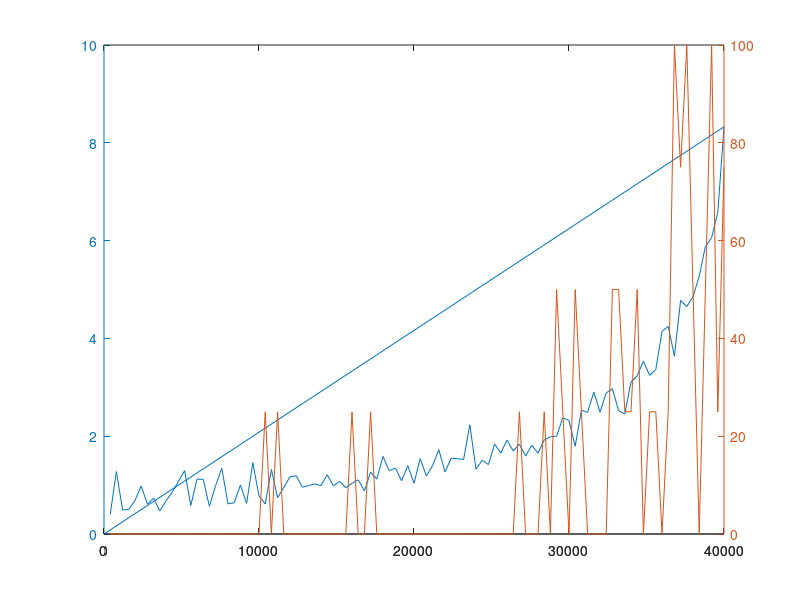

Write MATLAB code to recreate this figure.
%%%%% Calculate damage in vacancy.txt

clear
clf

C = dlmread("VACANCY.txt");
i = find ((C(:,1) > 400) | (C(:,1) == 400));
i(1) = min(i);
for nn = i(1):(rows(C)),
A(nn-i(1)+1,:)= C(nn,:);
end
l = A(:,1);
Vac_ion = A(:,2);
Vac_rec = A(:,3);
Vac_all = Vac_ion+Vac_rec;
dpa_cs = Vac_all*400/(40000*1e-8*8.48*1e22);
vac_per_ion = Vac_all*400;

%%% range data

R = dlmread("RANGE.txt");
i = find ((R(:,1) > 400) | (R(:,1) == 400));
i(1) = min(i);
for nn = i(1):(rows(R)),
B(nn-i(1)+1,:)= R(nn,:);
end
l2 = B(:,1);
Range_ion = B(:,2);
Range_rec = B(:,3);
Implanted_all = Range_ion+Range_rec;


plotyy(l,vac_per_ion,l2,Implanted_all)

vac = sum(Vac_all);
cs = vac/(8.48*1e16);

% store data in format [Z Energy dpa]

info = [5 8.0 vac cs]
%save('../B_vac_all.dat', 'info', '-append', '-ascii')